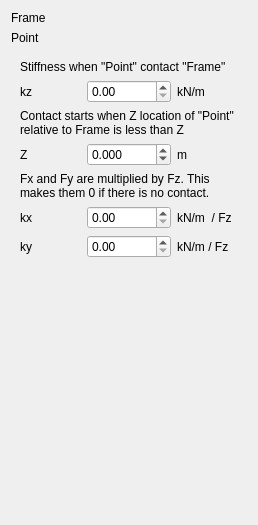
<?xml version="1.0" encoding="UTF-8"?>
<ui version="4.0">
 <class>SupportPointWidget</class>
 <widget class="QWidget" name="SupportPointWidget">
  <property name="geometry">
   <rect>
    <x>0</x>
    <y>0</y>
    <width>258</width>
    <height>525</height>
   </rect>
  </property>
  <property name="windowTitle">
   <string>Form</string>
  </property>
  <layout class="QGridLayout" name="gridLayout_2">
   <item row="0" column="0">
    <widget class="QLabel" name="label_2">
     <property name="text">
      <string>Frame</string>
     </property>
    </widget>
   </item>
   <item row="5" column="1">
    <spacer name="verticalSpacer">
     <property name="orientation">
      <enum>Qt::Vertical</enum>
     </property>
     <property name="sizeHint" stdset="0">
      <size>
       <width>161</width>
       <height>255</height>
      </size>
     </property>
    </spacer>
   </item>
   <item row="0" column="1">
    <widget class="QNodePicker" name="npFrame" native="true">
     <property name="sizePolicy">
      <sizepolicy hsizetype="MinimumExpanding" vsizetype="Preferred">
       <horstretch>0</horstretch>
       <verstretch>0</verstretch>
      </sizepolicy>
     </property>
    </widget>
   </item>
   <item row="1" column="0">
    <widget class="QLabel" name="label_3">
     <property name="text">
      <string>Point</string>
     </property>
    </widget>
   </item>
   <item row="1" column="1">
    <widget class="QNodePicker" name="npPoint" native="true">
     <property name="sizePolicy">
      <sizepolicy hsizetype="MinimumExpanding" vsizetype="Preferred">
       <horstretch>0</horstretch>
       <verstretch>0</verstretch>
      </sizepolicy>
     </property>
    </widget>
   </item>
   <item row="2" column="0" colspan="2">
    <widget class="QWidget" name="widget_advanced" native="true">
     <layout class="QGridLayout" name="gridLayout">
      <item row="6" column="1">
       <widget class="QDoubleSpinBox" name="dsKx">
        <property name="maximum">
         <double>1000.000000000000000</double>
        </property>
        <property name="singleStep">
         <double>0.500000000000000</double>
        </property>
       </widget>
      </item>
      <item row="4" column="1">
       <widget class="QDoubleSpinBox" name="dsDeltaZ">
        <property name="decimals">
         <number>3</number>
        </property>
        <property name="minimum">
         <double>-101.000000000000000</double>
        </property>
        <property name="maximum">
         <double>101.000000000000000</double>
        </property>
        <property name="singleStep">
         <double>0.010000000000000</double>
        </property>
       </widget>
      </item>
      <item row="5" column="0" colspan="3">
       <widget class="QLabel" name="label_17">
        <property name="text">
         <string>Fx and Fy are multiplied by Fz. This makes them 0 if there is no contact.</string>
        </property>
        <property name="wordWrap">
         <bool>true</bool>
        </property>
       </widget>
      </item>
      <item row="4" column="0">
       <widget class="QLabel" name="label_5">
        <property name="text">
         <string>Z</string>
        </property>
       </widget>
      </item>
      <item row="2" column="1">
       <widget class="QDoubleSpinBox" name="dsKz">
        <property name="maximum">
         <double>10000000.000000000000000</double>
        </property>
        <property name="singleStep">
         <double>100.000000000000000</double>
        </property>
       </widget>
      </item>
      <item row="6" column="0">
       <widget class="QLabel" name="label_6">
        <property name="text">
         <string>kx</string>
        </property>
       </widget>
      </item>
      <item row="4" column="2">
       <widget class="QLabel" name="label_13">
        <property name="text">
         <string>m</string>
        </property>
       </widget>
      </item>
      <item row="3" column="0" colspan="3">
       <widget class="QLabel" name="label_16">
        <property name="text">
         <string>Contact starts when Z location of &quot;Point&quot; relative to Frame is less than Z</string>
        </property>
        <property name="wordWrap">
         <bool>true</bool>
        </property>
       </widget>
      </item>
      <item row="2" column="2">
       <widget class="QLabel" name="label_4">
        <property name="text">
         <string>kN/m</string>
        </property>
       </widget>
      </item>
      <item row="7" column="1">
       <widget class="QDoubleSpinBox" name="dsKy">
        <property name="maximum">
         <double>1000.000000000000000</double>
        </property>
        <property name="singleStep">
         <double>0.500000000000000</double>
        </property>
       </widget>
      </item>
      <item row="2" column="0">
       <widget class="QLabel" name="label">
        <property name="text">
         <string>kz</string>
        </property>
       </widget>
      </item>
      <item row="7" column="2">
       <widget class="QLabel" name="label_15">
        <property name="text">
         <string>kN/m / Fz</string>
        </property>
       </widget>
      </item>
      <item row="6" column="2">
       <widget class="QLabel" name="label_14">
        <property name="text">
         <string>kN/m  / Fz</string>
        </property>
       </widget>
      </item>
      <item row="7" column="0">
       <widget class="QLabel" name="label_7">
        <property name="text">
         <string>ky</string>
        </property>
       </widget>
      </item>
      <item row="1" column="0" colspan="3">
       <widget class="QLabel" name="label_18">
        <property name="text">
         <string>Stiffness when &quot;Point&quot; contact &quot;Frame&quot;</string>
        </property>
        <property name="wordWrap">
         <bool>true</bool>
        </property>
       </widget>
      </item>
     </layout>
    </widget>
   </item>
  </layout>
 </widget>
 <customwidgets>
  <customwidget>
   <class>QNodePicker</class>
   <extends>QWidget</extends>
   <header>DAVE.gui.helpers.qnodepicker</header>
   <container>1</container>
  </customwidget>
 </customwidgets>
 <tabstops>
  <tabstop>dsKz</tabstop>
  <tabstop>dsDeltaZ</tabstop>
  <tabstop>dsKx</tabstop>
  <tabstop>dsKy</tabstop>
 </tabstops>
 <resources/>
 <connections/>
</ui>
